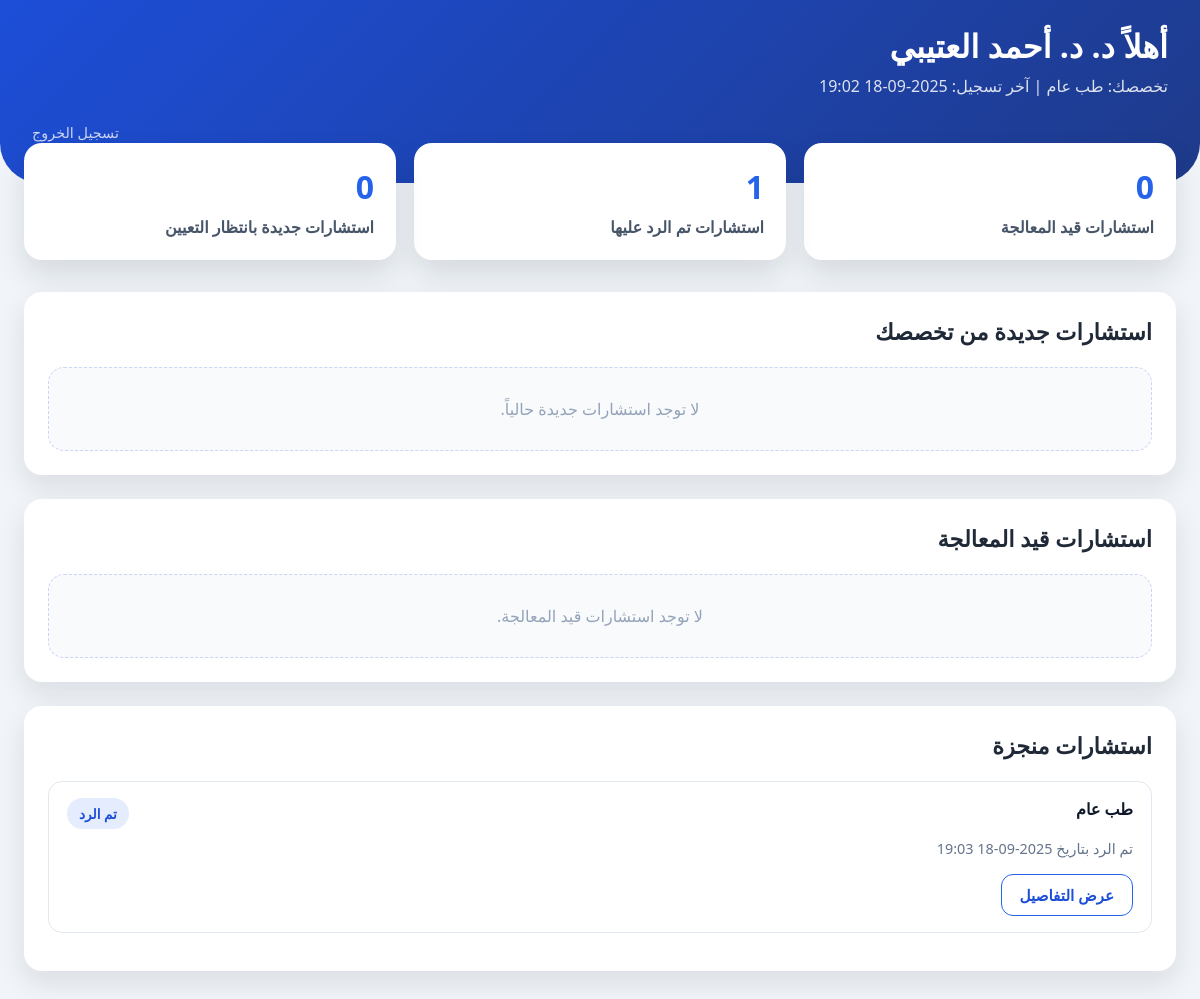
Screenshot of /doctor/dashboard (signed in) with the database file from the repository.
### models.py (models this page shows, shortened)
class Doctor(db.Model):
    id = db.Column(db.Integer, primary_key=True)
    name = db.Column(db.String(100), nullable=False)
    specialty = db.Column(db.String(100))
    profile_picture = db.Column(db.String(200))
    status = db.Column(db.String(50), default="pending")
    email = db.Column(db.String(120), unique=True)
    password = db.Column(db.String(200))
    last_login = db.Column(db.DateTime)
    approved_by = db.Column(db.Integer, db.ForeignKey('admin.id'))
    company_id = db.Column(db.Integer, db.ForeignKey('company.id'))
    messages = db.relationship("DoctorMessage", backref="doctor", lazy=True)
    appointments = db.relationship("Appointment", backref="doctor_obj", lazy=True)
    consultations = db.relationship("Consultation", backref="doctor", lazy=True)
    medical_reports = db.relationship("MedicalReport", backref="doctor", lazy=True)
    consultation_responses = db.relationship("ConsultationResponse", backref="doctor", lazy=True)

class Consultation(db.Model):
    id = db.Column(db.Integer, primary_key=True)
    user_id = db.Column(db.Integer, db.ForeignKey('user.id'), nullable=False)
    doctor_id = db.Column(db.Integer, db.ForeignKey('doctor.id'), nullable=True)
    booking_id = db.Column(db.Integer, db.ForeignKey('booking.id'), nullable=True)
    specialization = db.Column(db.String(100))
    question = db.Column(db.Text, nullable=False)
    description = db.Column(db.Text)
    question_for = db.Column(db.String(50))
    gender = db.Column(db.String(10))
    age = db.Column(db.Integer)
    medical_history = db.Column(db.Text)
    status = db.Column(db.String(50), default="new")
    created_at = db.Column('date', db.DateTime, default=datetime.utcnow)
    updated_at = db.Column(db.DateTime, default=datetime.utcnow, onupdate=datetime.utcnow)
    assigned_at = db.Column(db.DateTime, nullable=True)
    answered_at = db.Column(db.DateTime, nullable=True)
    phone_number = db.Column(db.String(20), nullable=False)
    contact_method = db.Column(db.String(20), nullable=False)
    responses = db.relationship(
        "ConsultationResponse",
        backref="consultation",
        lazy=True,
        order_by="ConsultationResponse.created_at"
    )

### app.py (the view)
@app.route('/doctor/dashboard')
@doctor_login_required
def doctor_dashboard():
    doctor = get_logged_in_doctor()
    new_consultations_query = Consultation.query.filter(Consultation.status == 'new')
    doctor_specialty = normalize_specialty(doctor.specialty)
    if doctor_specialty:
        new_consultations_query = new_consultations_query.filter(
            db.func.lower(db.func.trim(Consultation.specialization)) == doctor_specialty
        )
    new_consultations = new_consultations_query.order_by(Consultation.created_at.desc()).all()
    doctor_consultations = (
        Consultation.query
        .filter(Consultation.doctor_id == doctor.id)
        .order_by(Consultation.created_at.desc())
        .all()
    )
    active_consultations = [
        consultation for consultation in doctor_consultations
        if consultation.status in {"assigned", "in_progress", "needs_follow_up"}
    ]
    answered_consultations = [
        consultation for consultation in doctor_consultations
        if consultation.status in {"answered", "closed"}
    ]
    stats = {
        "active": len(active_consultations),
        "answered": len(answered_consultations),
        "waiting": len(new_consultations)
    }
    return render_template(
        'doctor_dashboard.html',
        doctor=doctor,
        stats=stats,
        new_consultations=new_consultations,
        active_consultations=active_consultations,
        answered_consultations=answered_consultations
    )

### app.py (called while the page is built)
def normalize_specialty(value):
    if not value:
        return ""
    return str(value).strip().lower()

def get_logged_in_doctor():
    doctor_id = session.get('doctor_id')
    if not doctor_id:
        return None
    return Doctor.query.get(doctor_id)

def doctor_login_required(view_func):
    @wraps(view_func)
    def wrapper(*args, **kwargs):
        doctor = get_logged_in_doctor()
        if not doctor:
            flash("يجب تسجيل دخول الطبيب أولاً", "danger")
            next_url = request.url if request.method == 'GET' else request.referrer
            return redirect(url_for('doctor_login', next=next_url))
        return view_func(*args, **kwargs)
    return wrapper

### templates/doctor_dashboard.html (shortened to what this page needs)
<!DOCTYPE html>
<html lang="ar" dir="rtl">
<head>
</head>
<body>
    {% set status_labels = {
        'new': 'جديدة',
        'assigned': 'قيد التعيين',
        'in_progress': 'قيد المعالجة',
        'answered': 'تم الرد',
        'needs_follow_up': 'تحتاج متابعة',
        'closed': 'مغلقة'
    } %}
    <header>
        <h1>أهلاً د. {{ doctor.name }}</h1>
        <p>تخصصك: {{ doctor.specialty or 'غير محدد' }} | آخر تسجيل: {{ doctor.last_login.strftime('%Y-%m-%d %H:%M') if doctor.last_login else '—' }}</p>
        <div class="logout">
            <a href="{{ url_for('doctor_logout') }}">تسجيل الخروج</a>
        </div>
    </header>
    <div class="container">
        <section class="stats">
            <div class="stat-card">
                <h2>{{ stats.active }}</h2>
                <span>استشارات قيد المعالجة</span>
            </div>
            <div class="stat-card">
                <h2>{{ stats.answered }}</h2>
                <span>استشارات تم الرد عليها</span>
            </div>
            <div class="stat-card">
                <h2>{{ stats.waiting }}</h2>
                <span>استشارات جديدة بانتظار التعيين</span>
            </div>
        </section>
        <section class="sections">
            <div class="card">
                <h2>استشارات جديدة من تخصصك</h2>
                {% if new_consultations %}
                    {% for consultation in new_consultations %}
                        <div class="consultation">
                            <div class="consultation-header">
                                <div>
                                    <strong>السؤال:</strong> {{ consultation.question[:80] }}{% if consultation.question|length > 80 %}...{% endif %}
                                </div>
                                <span class="status">{{ status_labels.get('new') }}</span>
                            </div>
                            <div class="meta">
                                أرسل بتاريخ {{ consultation.created_at.strftime('%Y-%m-%d %H:%M') }}
                            </div>
                            <div class="actions">
                                <form action="{{ url_for('doctor_claim_consultation', consultation_id=consultation.id) }}" method="POST">
                                    <button class="btn btn-primary" type="submit">استلام الاستشارة</button>
                                </form>
                                <a class="btn btn-outline" href="{{ url_for('doctor_consultation_detail', consultation_id=consultation.id) }}">عرض التفاصيل</a>
                            </div>
                        </div>
                    {% endfor %}
                {% else %}
                    <div class="empty-state">لا توجد استشارات جديدة حالياً.</div>
                {% endif %}
            </div>
            <div class="card">
                <h2>استشارات قيد المعالجة</h2>
                {% if active_consultations %}
                    {% for consultation in active_consultations %}
                        <div class="consultation">
                            <div class="consultation-header">
                                <div>
                                    <strong>{{ consultation.specialization or 'غير محدد' }}</strong>
                                </div>
                                <span class="status">{{ status_labels.get(consultation.status, consultation.status) }}</span>
                            </div>
                            <div class="meta">
                                المريض: {{ consultation.user.first_name if consultation.user else '—' }} | رقم التواصل: {{ consultation.phone_number }}
                            </div>
                            <div class="actions">
                                <a class="btn btn-primary" href="{{ url_for('doctor_consultation_detail', consultation_id=consultation.id) }}">متابعة</a>
                            </div>
                        </div>
                    {% endfor %}
                {% else %}
                    <div class="empty-state">لا توجد استشارات قيد المعالجة.</div>
                {% endif %}
            </div>
            <div class="card">
                <h2>استشارات منجزة</h2>
                {% if answered_consultations %}
                    {% for consultation in answered_consultations[:5] %}
                        <div class="consultation">
                            <div class="consultation-header">
                                <div>
                                    <strong>{{ consultation.specialization or 'غير محدد' }}</strong>
                                </div>
                                <span class="status">{{ status_labels.get('answered') }}</span>
                            </div>
                            <div class="meta">
                                تم الرد بتاريخ {{ consultation.answered_at.strftime('%Y-%m-%d %H:%M') if consultation.answered_at else '—' }}
                            </div>
                            <div class="actions">
                                <a class="btn btn-outline" href="{{ url_for('doctor_consultation_detail', consultation_id=consultation.id) }}">عرض التفاصيل</a>
                            </div>
                        </div>
                    {% endfor %}
                {% else %}
                    <div class="empty-state">لم يتم الرد على أي استشارة بعد.</div>
                {% endif %}
            </div>
        </section>
    </div>
</body>
</html>

### templates/doctor_dashboard.html (style rules this page uses)
body { font-family: 'Segoe UI', Tahoma, Geneva, Verdana, sans-serif; background: #f1f5f9; margin: 0; color: #0f172a; }
header { background: linear-gradient(135deg, #1d4ed8 0%, #1e3a8a 100%); color: #fff; padding: 24px 32px 40px; border-bottom-left-radius: 40px; border-bottom-right-radius: 40px; }
header h1 { margin: 0 0 8px; font-size: 2rem; }
header p { margin: 0; opacity: 0.85; }
.container { max-width: 1200px; margin: -60px auto 40px; padding: 0 24px; }
.stats { display: grid; grid-template-columns: repeat(auto-fit, minmax(160px, 1fr)); gap: 18px; margin-bottom: 32px; }
.stat-card { background: #fff; border-radius: 18px; padding: 22px; box-shadow: 0 15px 30px rgba(15, 23, 42, 0.12); }
.stat-card h2 { margin: 0; font-size: 2rem; color: #2563eb; }
.stat-card span { display: block; margin-top: 8px; color: #475569; font-weight: 600; }
.sections { display: grid; gap: 24px; }
.card { background: #fff; border-radius: 18px; padding: 24px; box-shadow: 0 12px 28px rgba(15, 23, 42, 0.1); }
.card h2 { margin: 0 0 20px; font-size: 1.4rem; color: #1f2937; }
.consultation { border: 1px solid #e2e8f0; border-radius: 14px; padding: 16px 18px; margin-bottom: 14px; transition: border-color 0.2s ease, box-shadow 0.2s ease; }
.consultation-header { display: flex; justify-content: space-between; gap: 12px; flex-wrap: wrap; }
.status { padding: 6px 12px; background: rgba(37, 99, 235, 0.12); color: #1d4ed8; border-radius: 999px; font-size: 0.85rem; font-weight: 600; }
.meta { margin-top: 10px; color: #64748b; font-size: 0.9rem; }
.actions { margin-top: 16px; display: flex; gap: 12px; flex-wrap: wrap; }
.btn { padding: 10px 18px; border-radius: 12px; text-decoration: none; font-weight: 600; font-size: 0.95rem; border: none; cursor: pointer; transition: transform 0.2s ease, box-shadow 0.2s ease; }
.btn-outline { background: #fff; color: #1d4ed8; border: 1px solid #2563eb; }
.empty-state { padding: 30px; text-align: center; color: #94a3b8; border: 1px dashed #cbd5f5; border-radius: 16px; background: #f8fafc; }
.logout { margin-top: 24px; text-align: left; }
.logout a { color: #cbd5f5; text-decoration: none; font-size: 0.9rem; }

### rows the page displays
Doctor: name "د. أحمد العتيبي", specialty "طب عام", last_login "2025-09-18 19:02"
Consultation: specialization "طب عام", get "تم الرد", answered_at "2025-09-18 19:03"

### other values shown
{{ stats.active }} "0"
{{ stats.answered }} "1"
{{ stats.waiting }} "0"
